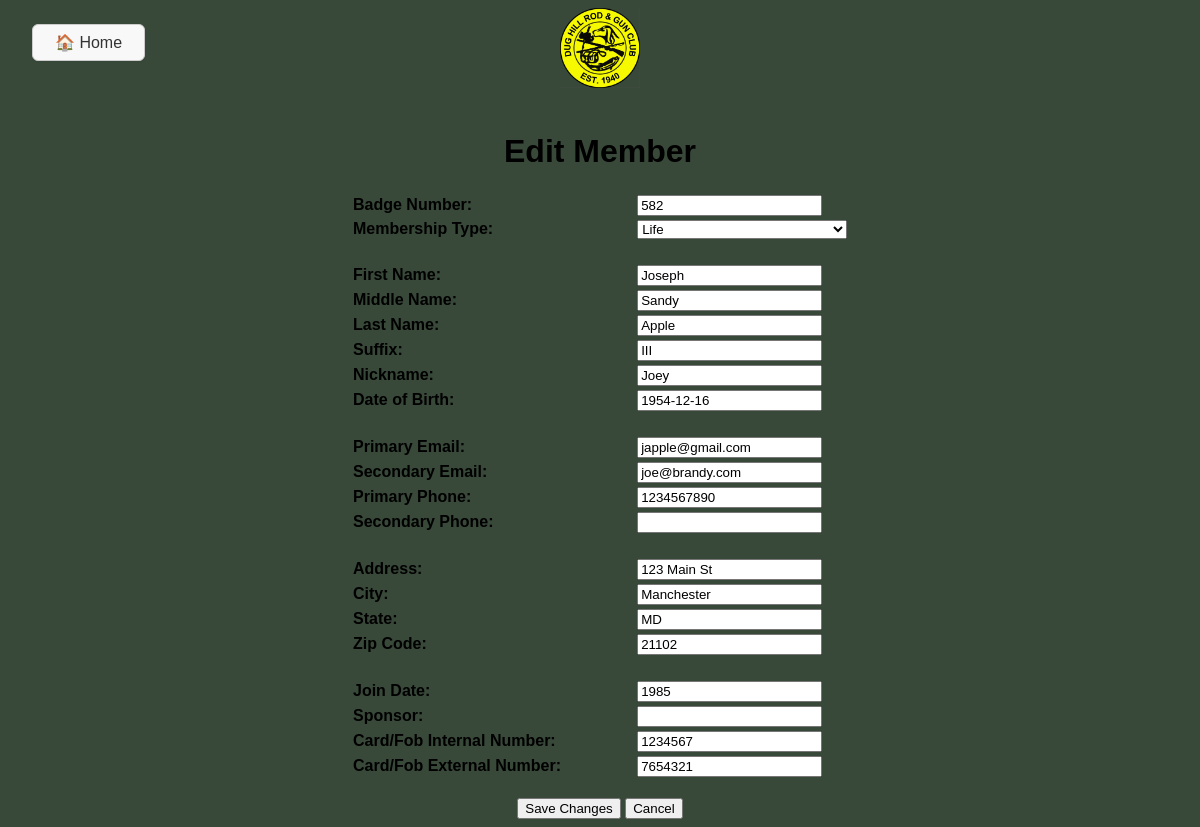
The app's page /edit_member/10007, older data.
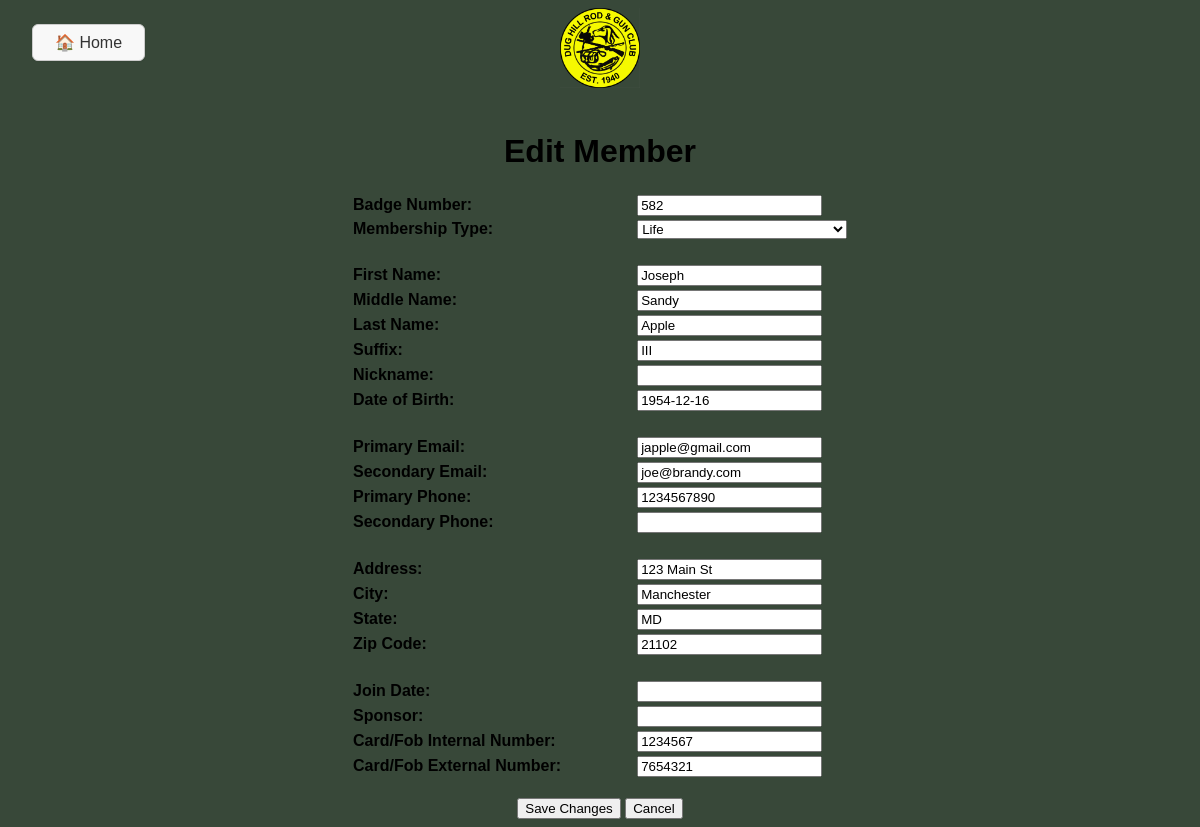
The same page, newer data.
### tables this page shows
CREATE TABLE members (
                id INTEGER PRIMARY KEY AUTOINCREMENT,
                badge_number TEXT,
                membership_type TEXT,
                first_name TEXT,
                last_name TEXT,
                dob TEXT,
                email TEXT,
                phone TEXT,
                address TEXT,
                city TEXT,
                state TEXT,
                zip TEXT,
                join_date TEXT,
                email2 TEXT,
                sponsor TEXT,
                card_internal TEXT,
                card_external TEXT,
                deleted INTEGER DEFAULT 0
            , phone2 TEXT, waiver INTEGER DEFAULT 0, middle_name TEXT DEFAULT '', nickname TEXT DEFAULT '', suffix TEXT DEFAULT '', deleted_on TEXT);

### DH_DB_Webapp/app.py (the view, shortened to what this page needs)
@app.route('/edit_member/<int:member_id>', methods=['GET', 'POST'])
def edit_member(member_id):
	member = database.get_member_by_id(member_id)
	if not member:
		return "Member not found", 404
	return render_template('edit_member.html', member=member)

### DH_DB_Webapp/database.py (called while the page is built)
def get_connection():
	conn = sqlite3.connect(DB_NAME)
	conn.row_factory = sqlite3.Row
	return conn

def get_member_by_id(member_id):
	conn = get_connection()
	c = conn.cursor()
	c.execute("SELECT * FROM members WHERE id=?", (member_id,))
	row = c.fetchone()
	conn.close()
	return row

### DH_DB_Webapp/templates/edit_member.html (shortened to what the changed rows need)
<!DOCTYPE html>
<html>
<head>
</head>
<body style="background-color:#384839; font-family:Arial, Helvetica, sans-serif;">
    <div style="display:flex; flex-direction:column; align-items:center;">
        <h1>Edit Member</h1>
        <form method="post" style="width:100%; max-width:500px;">
            <table style="margin:auto; width:100%;">
                <tr><td style="padding-right:40px;"><label for="badge_number"><b>Badge Number:</b></label></td><td><input type="text" id="badge_number" name="badge_number" value="{{ member['badge_number'] }}" required></td></tr>
                <tr><td style="padding-right:40px;"><label for="membership_type"><b>Membership Type:</b></label></td><td>
                    <select id="membership_type" name="membership_type" required style="width: 100%; box-sizing: border-box;">
                        {% set types = ["Probationary", "Associate", "Active", "Life", "Honorary", "Prospective", "Wait List", "Former"] %}
                        {% for t in types %}
                            <option value="{{ t }}" {% if member['membership_type'] == t %}selected{% endif %}>{{ t }}</option>
                        {% endfor %}
                    </select>
                </td></tr>
                <tr><td style="padding-right:40px;"><label for="first_name"><b>First Name:</b></label></td><td><input type="text" id="first_name" name="first_name" value="{{ member['first_name'] }}" required></td></tr>
                <tr><td style="padding-right:40px;"><label for="middle_name"><b>Middle Name:</b></label></td><td><input type="text" id="middle_name" name="middle_name" value="{{ member['middle_name'] }}"></td></tr>
                <tr><td style="padding-right:40px;"><label for="last_name"><b>Last Name:</b></label></td><td><input type="text" id="last_name" name="last_name" value="{{ member['last_name'] }}" required></td></tr>
                <tr><td style="padding-right:40px;"><label for="suffix"><b>Suffix:</b></label></td><td><input type="text" id="suffix" name="suffix" value="{{ member['suffix'] }}"></td></tr>
                <tr><td style="padding-right:40px;"><label for="nickname"><b>Nickname:</b></label></td><td><input type="text" id="nickname" name="nickname" value="{{ member['nickname'] }}"></td></tr>
                <tr><td style="padding-right:40px;"><label for="dob"><b>Date of Birth:</b></label></td><td><input type="text" id="dob" name="dob" value="{{ member['dob'] }}"></td></tr>
                <tr><td style="padding-right:40px;"><label for="email"><b>Primary Email:</b></label></td><td><input type="email" id="email" name="email" value="{{ member['email'] }}"></td></tr>
                <tr><td style="padding-right:40px;"><label for="email2"><b>Secondary Email:</b></label></td><td><input type="email" id="email2" name="email2" value="{{ member['email2'] }}"></td></tr>
                <tr><td style="padding-right:40px;"><label for="phone"><b>Primary Phone:</b></label></td><td><input type="text" id="phone" name="phone" value="{{ member['phone'] }}"></td></tr>
                <tr><td style="padding-right:40px;"><label for="address"><b>Address:</b></label></td><td><input type="text" id="address" name="address" value="{{ member['address'] }}"></td></tr>
                <tr><td style="padding-right:40px;"><label for="city"><b>City:</b></label></td><td><input type="text" id="city" name="city" value="{{ member['city'] }}"></td></tr>
                <tr><td style="padding-right:40px;"><label for="state"><b>State:</b></label></td><td><input type="text" id="state" name="state" value="{{ member['state'] }}"></td></tr>
                <tr><td style="padding-right:40px;"><label for="zip"><b>Zip Code:</b></label></td><td><input type="text" id="zip" name="zip" value="{{ member['zip'] }}"></td></tr>
                <tr><td style="padding-right:40px;"><label for="join_date"><b>Join Date:</b></label></td><td><input type="text" id="join_date" name="join_date" value="{{ member['join_date'] }}"></td></tr>
                <tr><td style="padding-right:40px;"><label for="card_internal"><b>Card/Fob Internal Number:</b></label></td><td><input type="text" id="card_internal" name="card_internal" value="{{ member['card_internal'] }}"></td></tr>
                <tr><td style="padding-right:40px;"><label for="card_external"><b>Card/Fob External Number:</b></label></td><td><input type="text" id="card_external" name="card_external" value="{{ member['card_external'] }}"></td></tr>
            </table>
            <br>
        </form>
    </div>
</body>
</html>

Row changes from the older to the newer data that the page shows:
changed members "Life": nickname "Joey" → (not shown); join_date "1985" → (not shown)
